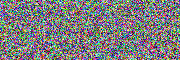
#> input picture 3663c24c-c5db-11e6-8be5-e358d0e0215a.png, 180 x 60 px
$ python secretmessage.py
#> lines starting #> are read from the running program, lines starting #| are printed output that depends on the picture
from PIL import Image
import itertools

START_UP = (7,84,19,255)
START_LEFT = (139,57,137,255)
TURN_RIGHT = (182,149,72,255)
TURN_LEFT = (123,131,154,255)
STOP = (51,69,169,255)
WHITE = (255,255,255,255)

def get_next_pixel(current_px, direction):
    if direction == 'UP':
        return (current_px[0], current_px[1] - 1)
    elif direction == 'LEFT':
        return (current_px[0] - 1, current_px[1])
    elif direction == 'DOWN':
        return (current_px[0], current_px[1] + 1)
    elif direction == 'RIGHT':
        return (current_px[0] + 1, current_px[1])

def turn(current_direction, to_clockwise):
    directions = ['UP', 'LEFT', 'DOWN', 'RIGHT']
    step = -1 if to_clockwise else 1
    return directions[(directions.index(current_direction) + step) % 4]

img = Image.open('3663c24c-c5db-11e6-8be5-e358d0e0215a.png')
#> img is the input picture: PIL image 180x60 RGBA; mean R, G, B, A 125.6, 124.4, 126, 255
pixels = img.load()
pixels_to_draw = []

for px in itertools.product(range(img.size[0]), range(img.size[1])):

    current_color = pixels[px]

    if current_color == START_UP or current_color == START_LEFT:

        pixels_to_draw.append(px)
        current_direction = 'UP' if current_color == START_UP else 'LEFT'
        next_px = get_next_pixel(px, current_direction)

        while True:
            pixels_to_draw.append(next_px)
            current_color = pixels[next_px]
            if current_color == STOP:
                break
            if current_color == TURN_RIGHT or current_color == TURN_LEFT:
                current_direction = turn(current_direction, (current_color == TURN_RIGHT))
            next_px = get_next_pixel(next_px, current_direction)
#> this loop made 10800 passes
#> after the loop, next_px = (172, 30); pixels_to_draw = 905 pairs, first value 7 to 173, second value 7 to 51

for px in pixels_to_draw:
    pixels[px] = WHITE
#> this loop made 905 passes
#> px on passes 1 to 3: (7, 33), (7, 32), (7, 31)

img.show()
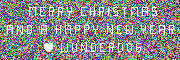
#> shown: PIL image 180x60 RGBA; mean R, G, B, A 137.4, 136.1, 137.6, 255
